Frame 1 (no input): blank canvas, image omitted
Frame 60 (the mouse pressed at the canvas centre just before this capture): blank canvas, image omitted
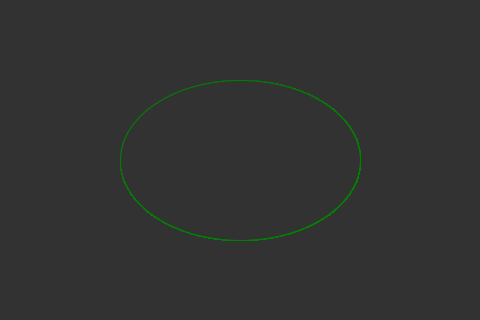
Frame 120 (the mouse held since frame 60 and released just before this capture)

The Processing sketch whose frames 1 and 60 were blank and that drew this single picture after the mouse press (run headless with seeded random() and noise(); from frame 60 on, the mouse is pressed at the canvas centre):

// Processing sketch: processing_27589
// ── processing_27589.pde

  void setup() {
       size(480, 320);
       stroke(0, 128, 0);
       color(0, 128, 0);
       background(50);
     } 

     void draw() {
       ellipse(240, 160, mouseX, mouseY);
       fill(50);
     }
